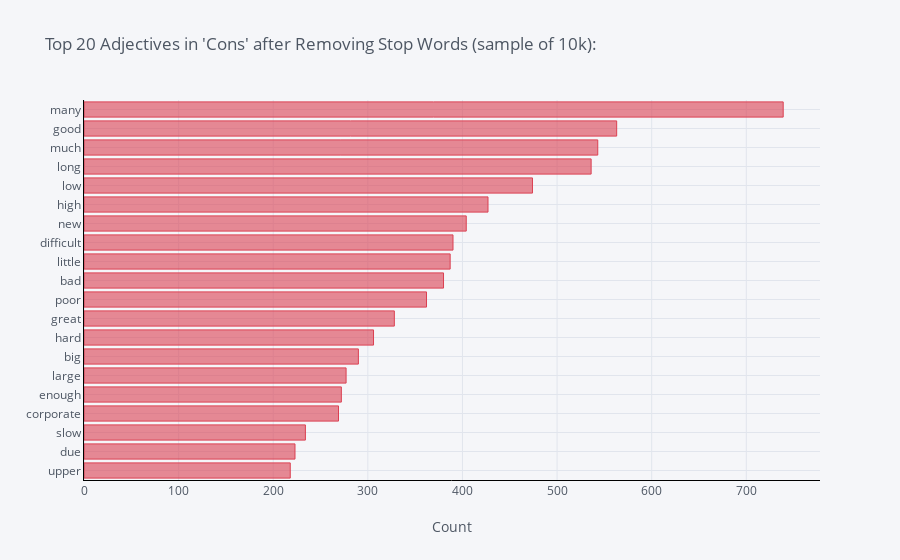

The cell this chart's notebook holds for it:
### Markdown cell above
### Most common adjectives used in Cons:

### Code cell
top_adjectives_cons.iplot(
    kind='bar', xTitle='Count', linecolor='black',orientation = 'h', color='red', title="Top 20 Adjectives in 'Cons' after Removing Stop Words (sample of 10k):")

### Figure 1 — Plotly figure (JSON) as saved in the notebook; plotly's stock layout.template omitted (floating-point values rounded to 4 significant figures)
{"data": [{"marker": {"color": "rgba(219, 64, 82, 0.6)", "line": {"color": "rgba(219, 64, 82, 1.0)", "width": 1}}, "name": "count", "orientation": "h", "text": "", "type": "bar", "x": [218, 223, 234, 269, 272, 277, 290, 306, 328, 362, 380, 387, 390, 404, 427, 474, 536, 543, 563, 739], "y": ["upper", "due", "slow", "corporate", "enough", "large", "big", "hard", "great", "poor", "bad", "little", "difficult", "new", "high", "low", "long", "much", "good", "many"]}], "layout": {"legend": {"bgcolor": "#F5F6F9", "font": {"color": "#4D5663"}}, "paper_bgcolor": "#F5F6F9", "plot_bgcolor": "#F5F6F9", "title": {"font": {"color": "#4D5663"}, "text": "Top 20 Adjectives in 'Cons' after Removing Stop Words (sample of 10k):"}, "xaxis": {"gridcolor": "#E1E5ED", "linecolor": "black", "showgrid": true, "tickfont": {"color": "#4D5663"}, "title": {"font": {"color": "#4D5663"}, "text": "Count"}, "zerolinecolor": "#E1E5ED"}, "yaxis": {"gridcolor": "#E1E5ED", "linecolor": "black", "showgrid": true, "tickfont": {"color": "#4D5663"}, "title": {"font": {"color": "#4D5663"}, "text": ""}, "zerolinecolor": "#E1E5ED"}}}
